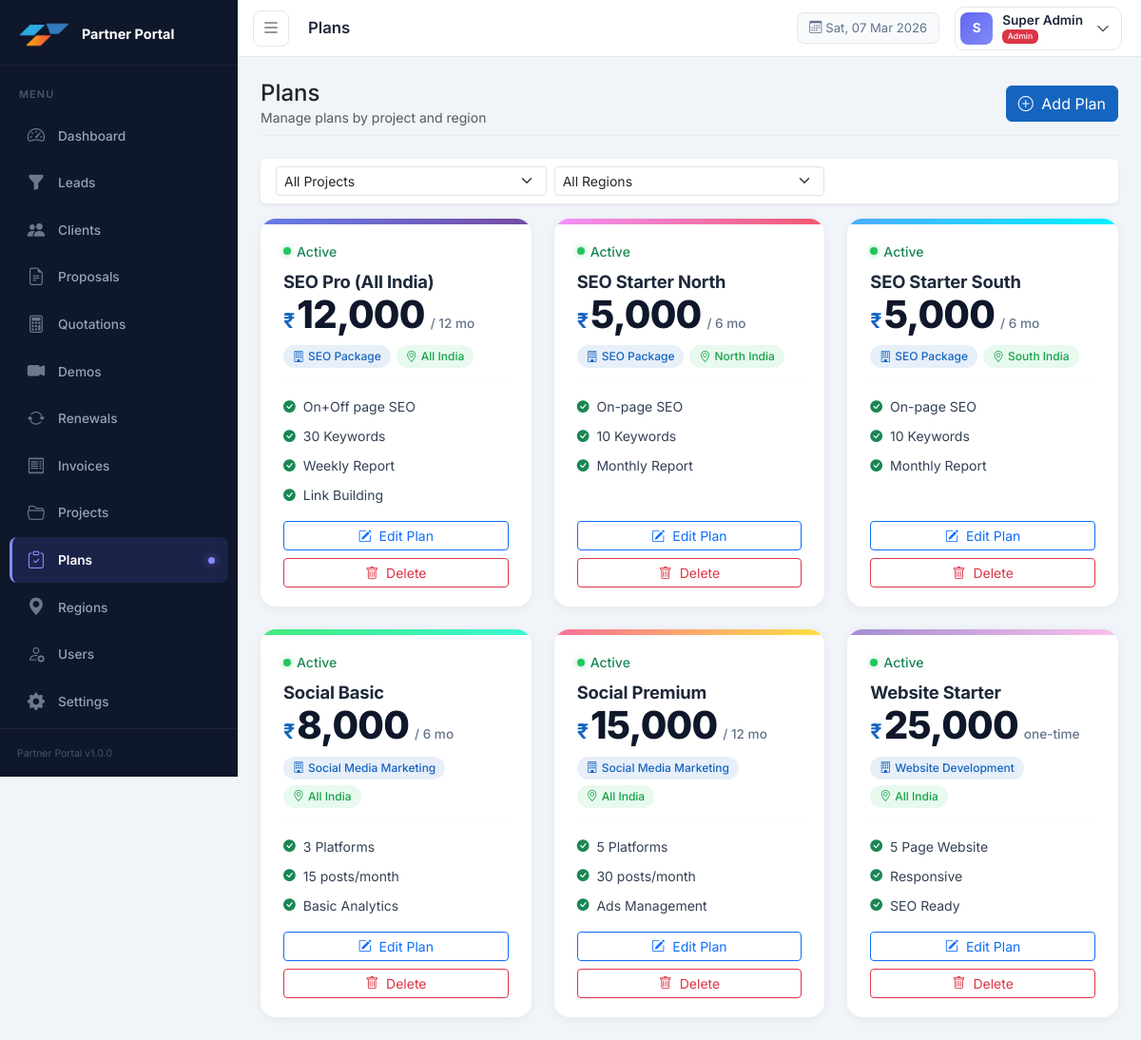
The page /modules/plans/index.php (signed in) on the database its author committed.
### tables this page shows
CREATE TABLE IF NOT EXISTS plans (
    id INT PRIMARY KEY AUTO_INCREMENT,
    project_id INT NOT NULL,
    region_id INT,
    name VARCHAR(200) NOT NULL,
    price DECIMAL(10,2) DEFAULT 0.00,
    duration_months INT DEFAULT 12,
    features TEXT,
    status ENUM('active', 'inactive') DEFAULT 'active',
    created_at TIMESTAMP DEFAULT CURRENT_TIMESTAMP,
    FOREIGN KEY (project_id) REFERENCES projects(id) ON DELETE CASCADE,
    FOREIGN KEY (region_id) REFERENCES regions(id) ON DELETE SET NULL
);

CREATE TABLE IF NOT EXISTS projects (
    id INT PRIMARY KEY AUTO_INCREMENT,
    name VARCHAR(200) NOT NULL,
    description TEXT,
    logo VARCHAR(255),
    status ENUM('active', 'inactive') DEFAULT 'active',
    created_at TIMESTAMP DEFAULT CURRENT_TIMESTAMP
);

CREATE TABLE IF NOT EXISTS regions (
    id INT PRIMARY KEY AUTO_INCREMENT,
    name VARCHAR(100) NOT NULL,
    code VARCHAR(20),
    status ENUM('active', 'inactive') DEFAULT 'active'
);

### modules/plans/index.php (the view, shortened to what this page needs)
<?php
require_once __DIR__ . '/../../includes/auth.php';
$db = getDB();
$sql = "SELECT pl.*, p.name as project_name, r.name as region_name
        FROM plans pl
        LEFT JOIN projects p ON p.id=pl.project_id
        LEFT JOIN regions r ON r.id=pl.region_id
        WHERE 1=1";
$params = [];
$sql .= " ORDER BY p.name, r.name, pl.name";
$stmt = $db->prepare($sql); $stmt->execute($params);
$plans = $stmt->fetchAll();
$pageTitle = 'Plans';
include __DIR__ . '/../../includes/header.php';
?>
<div class="page-header d-flex justify-content-between align-items-center mb-4">
  <div>
    <h4 class="mb-0">Plans</h4>
    <p class="text-muted small mb-0">Manage plans by project and region</p>
  </div>
  <button class="btn btn-primary" data-bs-toggle="modal" data-bs-target="#planModal">
    <i class="bi bi-plus-circle me-1"></i> Add Plan
  </button>
</div>
<div class="card border-0 shadow-sm mb-3">
  <div class="card-body py-2">
    <form method="GET" class="row g-2 align-items-center">
      <div class="col-md-4">
        <select name="project_id" class="form-select form-select-sm" onchange="this.form.submit()">
          <option value="">All Projects</option>
        </select>
      </div>
      <div class="col-md-4">
        <select name="region_id" class="form-select form-select-sm" onchange="this.form.submit()">
          <option value="">All Regions</option>
        </select>
      </div>
    </form>
  </div>
</div>
<?php if (empty($plans)): ?>
<div class="text-center py-5">
  <i class="bi bi-clipboard-x display-4 text-muted"></i>
  <p class="text-muted mt-3">No plans found. Click <strong>Add Plan</strong> to create one.</p>
</div>
<?php else: ?>
<div class="row g-4">
  <?php foreach ($plans as $i => $pl):
    $featureList = $pl['features'] ? array_filter(array_map('trim', preg_split('/[,\n]+/', $pl['features']))) : [];
    $isActive = $pl['status'] === 'active';
    $colors = [
      ['#667eea','#764ba2'],
      ['#f093fb','#f5576c'],
      ['#4facfe','#00f2fe'],
      ['#43e97b','#38f9d7'],
      ['#fa709a','#fee140'],
      ['#a18cd1','#fbc2eb'],
    ];
    $colorPair = $colors[$i % count($colors)];
  ?>
  <div class="col-xl-4 col-lg-4 col-md-6">
    <div class="pricing-card <?= $isActive ? '' : 'pricing-card--inactive' ?>">
      <div class="pricing-card__ribbon" style="background:linear-gradient(135deg,<?= $colorPair[0] ?>,<?= $colorPair[1] ?>)"></div>
      <div class="pricing-card__status">
        <span class="pricing-card__dot <?= $isActive ? 'pricing-card__dot--active' : 'pricing-card__dot--inactive' ?>"></span>
        <span class="small fw-medium <?= $isActive ? 'text-success' : 'text-muted' ?>"><?= ucfirst($pl['status']) ?></span>
      </div>
      <h5 class="pricing-card__name"><?= htmlspecialchars($pl['name']) ?></h5>
      <div class="pricing-card__price">
        <span class="pricing-card__currency">₹</span>
        <span class="pricing-card__amount"><?= number_format($pl['price'], 0) ?></span>
        <?php if ($pl['duration_months']): ?>
        <span class="pricing-card__period">/ <?= $pl['duration_months'] ?> mo</span>
        <?php else: ?>
        <span class="pricing-card__period">one-time</span>
        <?php endif; ?>
      </div>
      <div class="pricing-card__tags">
        <span class="pricing-card__tag pricing-card__tag--project">
          <i class="bi bi-building me-1"></i><?= htmlspecialchars($pl['project_name']) ?>
        </span>
        <span class="pricing-card__tag pricing-card__tag--region">
          <i class="bi bi-geo-alt me-1"></i><?= $pl['region_name'] ? htmlspecialchars($pl['region_name']) : 'All India' ?>
        </span>
      </div>
      <hr class="pricing-card__divider">
      <ul class="pricing-card__features">
        <?php if (!empty($featureList)): ?>
          <?php foreach ($featureList as $feat): ?>
          <li>
            <i class="bi bi-check-circle-fill text-success me-2"></i>
            <span><?= htmlspecialchars($feat) ?></span>
          </li>
          <?php endforeach; ?>
        <?php else: ?>
          <li class="text-muted"><i class="bi bi-dash me-2"></i>No features listed</li>
        <?php endif; ?>
      </ul>
      <div class="pricing-card__actions">
        <button class="btn btn-sm btn-outline-primary w-100 mb-2" onclick="editPlan(<?= htmlspecialchars(json_encode($pl)) ?>)">
          <i class="bi bi-pencil-square me-1"></i> Edit Plan
        </button>
        <form method="POST" onsubmit="return confirm('Delete this plan?')">
          <button class="btn btn-sm btn-outline-danger w-100">
            <i class="bi bi-trash me-1"></i> Delete
          </button>
        </form>
      </div>
    </div>
  </div>
  <?php endforeach; ?>
</div>
<?php endif; ?>
<?php include __DIR__ . '/../../includes/footer.php'; ?>

### includes/header.php (shortened to what this page needs)
<?php
$pageTitle = $pageTitle ?? APP_NAME;
$currentUser = currentUser();
?>
<!DOCTYPE html>
<html lang="en">
<head>
<link rel="stylesheet" href="https://cdn.jsdelivr.net/npm/bootstrap@5.3.3/dist/css/bootstrap.min.css">
<link rel="stylesheet" href="https://cdn.jsdelivr.net/npm/bootstrap-icons@1.11.3/font/bootstrap-icons.min.css">
<link rel="stylesheet" href="https://cdn.datatables.net/1.13.8/css/dataTables.bootstrap5.min.css">
<link rel="stylesheet" href="https://cdn.jsdelivr.net/npm/select2@4.1.0-rc.0/dist/css/select2.min.css">
<link rel="stylesheet" href="https://cdn.jsdelivr.net/npm/select2-bootstrap-5-theme@1.3.0/dist/select2-bootstrap-5-theme.min.css">
<link rel="stylesheet" href="<?= BASE_URL ?>/assets/css/style.css">
</head>
<body>
<nav class="top-navbar" id="topNavbar">
  <div class="top-navbar-inner">
    <div class="d-flex align-items-center gap-3">
      <button class="top-navbar-toggle" id="sidebarToggle">
        <i class="bi bi-list"></i>
      </button>
      <div class="top-navbar-breadcrumb">
        <span class="top-navbar-title"><?= htmlspecialchars($pageTitle) ?></span>
      </div>
    </div>
    <div class="d-flex align-items-center gap-3">
      <span class="top-navbar-date d-none d-md-inline">
        <i class="bi bi-calendar3 me-1"></i><?= date('D, d M Y') ?>
      </span>
      <div class="dropdown">
        <button class="top-navbar-user dropdown-toggle" data-bs-toggle="dropdown">
          <div class="top-navbar-avatar"><?= strtoupper(substr($currentUser['name'], 0, 1)) ?></div>
          <div class="d-none d-md-block text-start">
            <div class="top-navbar-username"><?= htmlspecialchars($currentUser['name']) ?></div>
            <div class="top-navbar-role"><?= roleLabel($currentUser['role']) ?></div>
          </div>
          <i class="bi bi-chevron-down ms-1 small"></i>
        </button>
      </div>
    </div>
  </div>
</nav>
<div class="wrapper d-flex">
  <?php include __DIR__ . '/sidebar.php'; ?>
  <div class="main-content flex-grow-1">
    <div class="content-area p-4">

### includes/auth.php (shortened to what this page needs)
<?php
function isLoggedIn(): bool {
    return isset($_SESSION['user_id']) && !empty($_SESSION['user_id']);
}
function hasAccess(string $module): bool {
    $role = $_SESSION['user_role'] ?? '';
    return in_array($module, ROLE_PERMISSIONS[$role] ?? []);
}
function currentUser(): array {
    return [
        'id'   => $_SESSION['user_id']   ?? 0,
        'name' => $_SESSION['user_name'] ?? '',
        'role' => $_SESSION['user_role'] ?? '',
        'email'=> $_SESSION['user_email'] ?? '',
    ];
}
function roleLabel(string $role): string {
    return match($role) {
        'admin'    => '<span class="badge bg-danger">Admin</span>',
        'finance'  => '<span class="badge bg-success">Finance</span>',
        'telecall' => '<span class="badge bg-primary">Telecall</span>',
        'investor' => '<span class="badge bg-warning text-dark">Investor</span>',
        'csm'      => '<span class="badge bg-info text-dark">CSM</span>',
        default    => '<span class="badge bg-secondary">' . htmlspecialchars($role) . '</span>',
    };
}

### includes/sidebar.php
<?php
$currentPath = $_SERVER['REQUEST_URI'] ?? '';
$activeModule = '';
if (strpos($currentPath, '/modules/') !== false) {
    preg_match('/\/modules\/([^\/]+)/', $currentPath, $m);
    $activeModule = $m[1] ?? '';
}
$navItems = [
    ['module'=>'dashboard', 'icon'=>'speedometer2',     'label'=>'Dashboard',   'url'=>BASE_URL.'/modules/dashboard/index.php'],
    ['module'=>'leads',     'icon'=>'funnel-fill',      'label'=>'Leads',       'url'=>BASE_URL.'/modules/leads/index.php'],
    ['module'=>'clients',   'icon'=>'people-fill',      'label'=>'Clients',     'url'=>BASE_URL.'/modules/clients/index.php'],
    ['module'=>'proposals', 'icon'=>'file-earmark-text','label'=>'Proposals',   'url'=>BASE_URL.'/modules/proposals/index.php'],
    ['module'=>'quotations','icon'=>'calculator',       'label'=>'Quotations',  'url'=>BASE_URL.'/modules/quotations/index.php'],
    ['module'=>'demos',     'icon'=>'camera-video-fill','label'=>'Demos',       'url'=>BASE_URL.'/modules/demos/index.php'],
    ['module'=>'renewals',  'icon'=>'arrow-repeat',     'label'=>'Renewals',    'url'=>BASE_URL.'/modules/renewals/index.php'],
    ['module'=>'invoices',  'icon'=>'receipt',          'label'=>'Invoices',    'url'=>BASE_URL.'/modules/invoices/index.php'],
    ['module'=>'projects',  'icon'=>'folder2-open',     'label'=>'Projects',    'url'=>BASE_URL.'/modules/projects/index.php'],
    ['module'=>'plans',     'icon'=>'clipboard-check',  'label'=>'Plans',       'url'=>BASE_URL.'/modules/plans/index.php'],
    ['module'=>'regions',   'icon'=>'geo-alt-fill',     'label'=>'Regions',     'url'=>BASE_URL.'/modules/regions/index.php'],
    ['module'=>'users',     'icon'=>'person-gear',      'label'=>'Users',       'url'=>BASE_URL.'/modules/users/index.php'],
    ['module'=>'settings',  'icon'=>'gear-fill',        'label'=>'Settings',    'url'=>BASE_URL.'/modules/settings/index.php'],
];
?>
<nav id="sidebar" class="sidebar">
  <div class="sidebar-brand">
    <img src="<?= BASE_URL ?>/assets/images/logo.png" alt="Logo" class="sidebar-brand-logo">
    <span class="sidebar-brand-text"><?= APP_NAME ?></span>
  </div>
  <div class="sidebar-nav-section">
    <span class="sidebar-section-label">MENU</span>
  </div>
  <ul class="nav flex-column sidebar-menu">
    <?php foreach ($navItems as $item): ?>
      <?php if (hasAccess($item['module'])): ?>
        <?php $isActive = $activeModule === $item['module']; ?>
        <li class="nav-item">
          <a href="<?= $item['url'] ?>"
             class="sidebar-link <?= $isActive ? 'active' : '' ?>">
            <i class="bi bi-<?= $item['icon'] ?> sidebar-link-icon"></i>
            <span class="sidebar-link-text"><?= $item['label'] ?></span>
            <?php if ($isActive): ?>
            <span class="sidebar-active-dot"></span>
            <?php endif; ?>
          </a>
        </li>
      <?php endif; ?>
    <?php endforeach; ?>
  </ul>
  <div class="sidebar-footer">
    <small><?= APP_NAME ?> v<?= APP_VERSION ?></small>
  </div>
</nav>

### includes/footer.php (shortened to what this page needs)
    </div>
  </div>
</div>
</body>
</html>

### rows shown on the page
plans: status "Active", name "SEO Pro (All India)", price "12,000", duration_months "12", project.name "SEO Package", features "On+Off page SEO", features "30 Keywords", features "Weekly Report", features "Link Building"
plans: status "Active", name "SEO Starter North", price "5,000", duration_months "6", project.name "SEO Package", region.name "North India", features "On-page SEO", features "10 Keywords", features "Monthly Report"
plans: status "Active", name "SEO Starter South", price "5,000", duration_months "6", project.name "SEO Package", region.name "South India", features "On-page SEO", features "10 Keywords", features "Monthly Report"
plans: status "Active", name "Social Basic", price "8,000", duration_months "6", project.name "Social Media Marketing", shows "All India", features "3 Platforms", features "15 posts/month", features "Basic Analytics"
plans: status "Active", name "Social Premium", price "15,000", duration_months "12", project.name "Social Media Marketing", shows "All India", features "5 Platforms", features "30 posts/month", features "Ads Management"
plans: status "Active", name "Website Starter", price "25,000", duration_months "one-time", project.name "Website Development", shows "All India", features "5 Page Website", features "Responsive", features "SEO Ready"

### other values the page prints
$pageTitle "Plans"
substr($currentUser['name'], 0, 1) "S"
$currentUser['name'] "Super Admin"
APP_NAME "Partner Portal"
$item['label'] "Dashboard"
$item['label'] "Leads"
$item['label'] "Clients"
$item['label'] "Proposals"
$item['label'] "Quotations"
$item['label'] "Demos"
$item['label'] "Renewals"
$item['label'] "Invoices"
$item['label'] "Projects"
$item['label'] "Plans"
$item['label'] "Regions"
